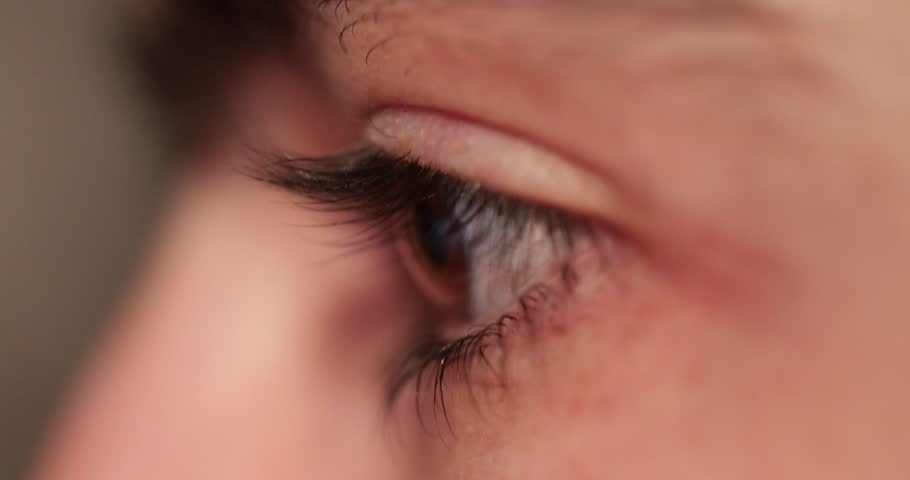
#> input picture pupil_detect_images/samples/1.jpg, 910 x 480 px; its folder holds only this picture in this run
$ python pupil_detect.py
#> lines starting #> are read from the running program, lines starting #| are printed output that depends on the picture; after the words box and inside, x2 and y2 are one past the last pixel; in counts of white or black regions, pixels touching at a corner belong together
import cv2
import numpy as np
import os
import shutil

def pupil_detect(eyeArr):
    rows, cols, _ = eyeArr.shape
#> rows = 480; cols = 910

    gray_eye = cv2.cvtColor(eyeArr, cv2.COLOR_BGR2GRAY)
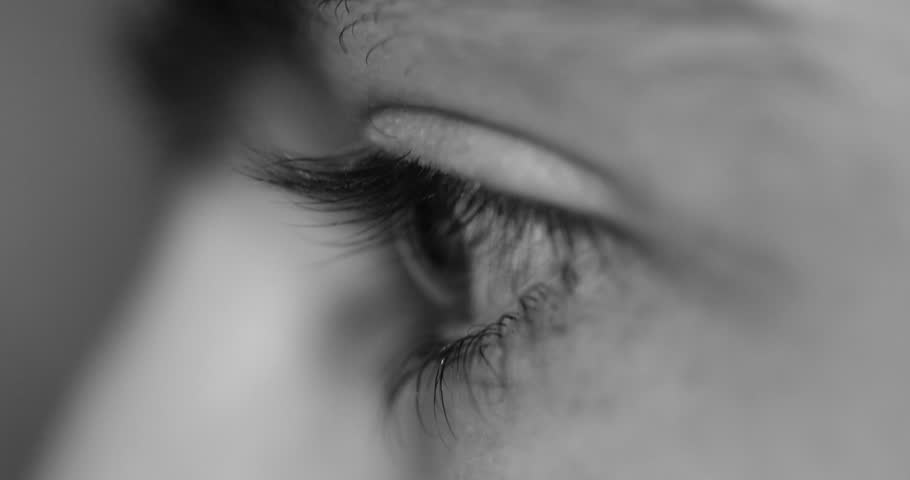
#> gray_eye: shape (480, 910); min 7, max 196, mean 118.9
#> eyeArr is the input picture: shape (480, 910, 3); mean B, G, R 90.9, 104.2, 158.3
    gray_eye = cv2.GaussianBlur(gray_eye, (9, 9), 0)
    gray_eye = cv2.medianBlur(gray_eye, 3)

    threshold = cv2.threshold(gray_eye, 25, 255, cv2.THRESH_BINARY_INV)[1]
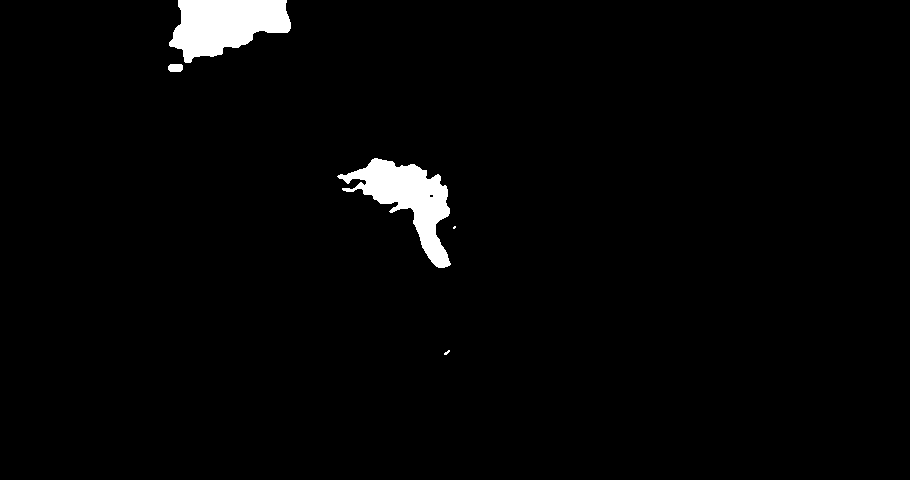
#> threshold: shape (480, 910); 2.3% white; 5 white regions (2 under 20 px)
    contours = cv2.findContours(threshold, cv2.RETR_TREE, cv2.CHAIN_APPROX_SIMPLE)[1]
#> contours = 6 contours, 3 with area under 20; largest, box (x1, y1, x2, y2) and area: (169, 0, 291, 63) 4982, (337, 158, 451, 268) 4597, (168, 64, 183, 72) 92
    contours = sorted(contours, key=lambda x: cv2.contourArea(x), reverse=True)

    for cnt in contours:
        (x, y, w, h) = cv2.boundingRect(cnt)
        cv2.circle(eyeArr, (x + int(w/2), y + int(h/2)), int((h)/3), (0, 0, 255), 3)
        cv2.line(eyeArr, (x + int(w/2), 0), (x + int(w/2), rows), (0, 255, 0), 2)
        cv2.line(eyeArr, (0, y + int(h/2)), (cols , y + int(h/2)), (0, 255, 0), 2)
        break
#> this loop made 1 pass
#> (x, y, w, h) on pass 1: (169, 0, 122, 63)
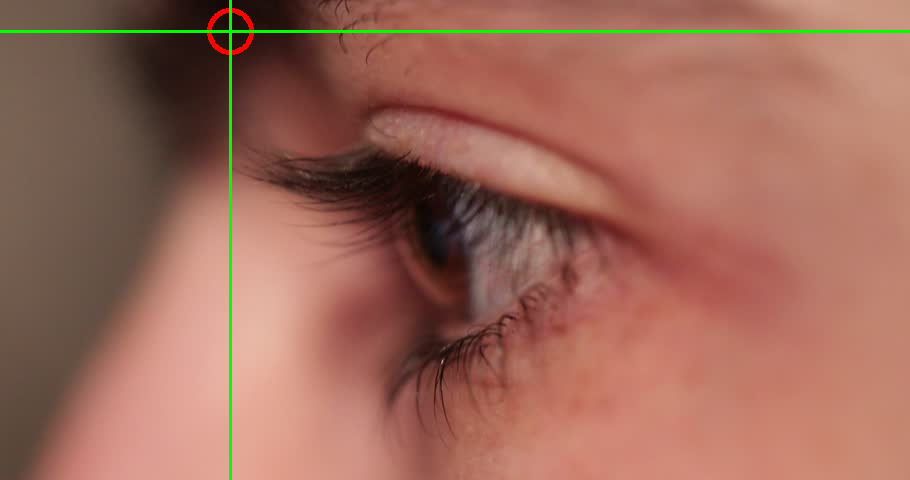
#> eyeArr: shape (480, 910, 3); 1.09% of pixels changed, all inside (x1, y1, x2, y2) = (0, 0, 910, 480)

    cv2.imwrite(out_dir + 'res_' + f, eyeArr)
    return eyeArr

input_dir = './samples/'
out_dir = './result/'


files = [file for file in os.listdir(input_dir) if file.endswith(".jpg")]

if os.path.exists(input_dir + "result") and os.path.isdir(input_dir + "result"):
    shutil.rmtree(input_dir + "result")
if not os.path.exists(input_dir + "result"):
    os.mkdir(input_dir + "result")

count = 1
for f in files:
    print("Processing file: ", f)
    pupil_detect(cv2.imread(input_dir + str(f)))
    count += 1
    print("----------Processing Done------------")

$ run again, on pupil_detect_images/samples/14.jpg
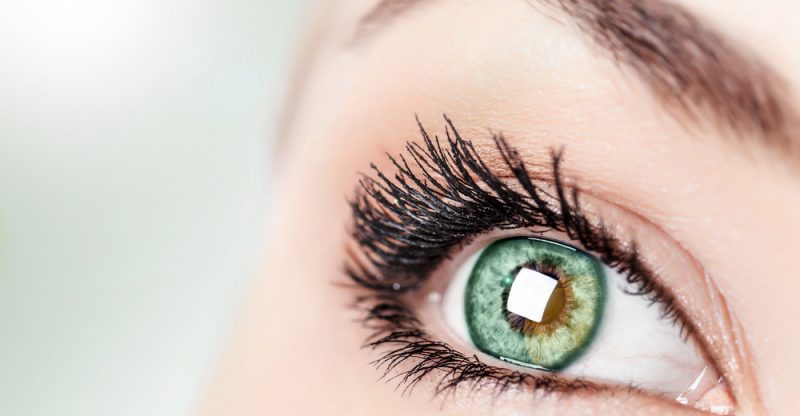
#> input picture pupil_detect_images/samples/14.jpg, 800 x 416 px
#> rows = 416; cols = 800
#> in pupil_detect, eyeArr is the input picture: shape (416, 800, 3); mean B, G, R 185.3, 194.3, 209.2
#> in pupil_detect, `threshold = cv2.threshold(gray_eye, 25, 255, cv2.THRESH_BINARY_INV)[1]`:
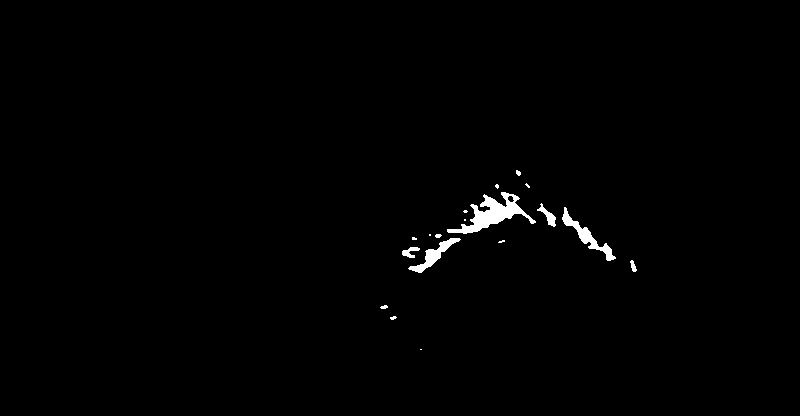
#> threshold: shape (416, 800); 0.83% white; 18 white regions (9 under 20 px)
#> contours = 19 contours, 12 with area under 20; largest, box (x1, y1, x2, y2) and area: (447, 192, 536, 234) 1144, (562, 207, 616, 261) 488, (408, 238, 461, 273) 416, (537, 203, 556, 227) 126, (402, 247, 420, 258) 78, (630, 260, 637, 272) 34, (507, 195, 515, 203) 34
#> the loop in pupil_detect, `for cnt in contours:` made 1 pass
#> (x, y, w, h) on pass 1: (447, 192, 89, 42)
#> after the loop in pupil_detect, `for cnt in contours:`:
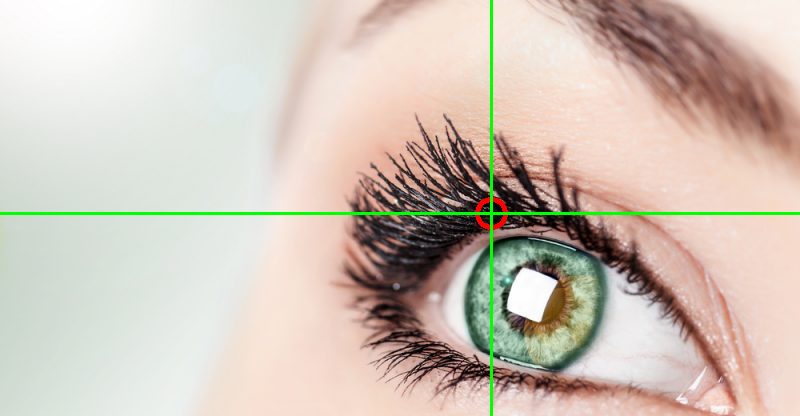
#> eyeArr: shape (416, 800, 3); 1.21% of pixels changed, all inside (x1, y1, x2, y2) = (0, 0, 800, 416)

$ run again, on pupil_detect_images/samples/15.jpg
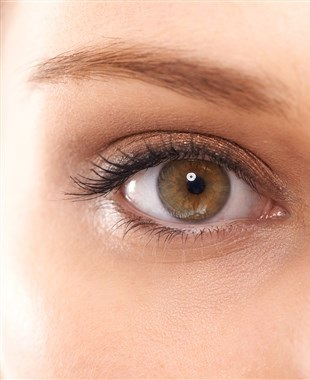
#> input picture pupil_detect_images/samples/15.jpg, 310 x 380 px
#> rows = 380; cols = 310
#> in pupil_detect, eyeArr is the input picture: shape (380, 310, 3); mean B, G, R 152.4, 173.4, 217.2
#> in pupil_detect, `threshold = cv2.threshold(gray_eye, 25, 255, cv2.THRESH_BINARY_INV)[1]`:
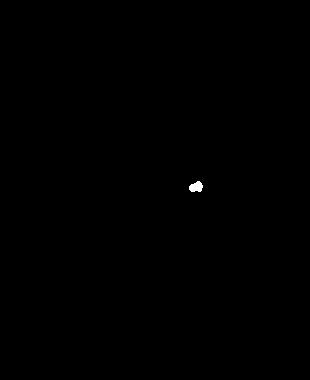
#> threshold: shape (380, 310); 0.1% white; 1 white region
#> contours = 1 contour; box (x1, y1, x2, y2) and area: (189, 181, 203, 192) 95
#> the loop in pupil_detect, `for cnt in contours:` made 1 pass
#> (x, y, w, h) on pass 1: (189, 181, 14, 11)
#> after the loop in pupil_detect, `for cnt in contours:`:
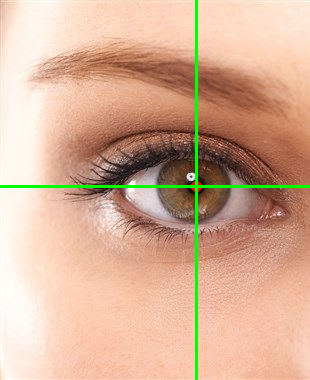
#> eyeArr: shape (380, 310, 3); 1.78% of pixels changed, all inside (x1, y1, x2, y2) = (0, 0, 310, 380)

$ run again, on pupil_detect_images/samples/10.jpg
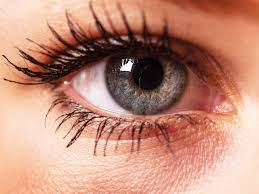
#> input picture pupil_detect_images/samples/10.jpg, 259 x 194 px
#> rows = 194; cols = 259
#> in pupil_detect, eyeArr is the input picture: shape (194, 259, 3); mean B, G, R 122, 141.3, 194
#> in pupil_detect, `threshold = cv2.threshold(gray_eye, 25, 255, cv2.THRESH_BINARY_INV)[1]`:
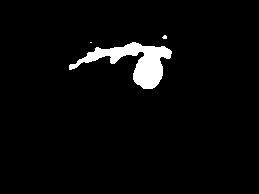
#> threshold: shape (194, 259); 3.6% white; 3 white regions (2 under 20 px)
#> contours = 3 contours, 2 with area under 20; largest, box (x1, y1, x2, y2) and area: (69, 42, 172, 89) 1645
#> the loop in pupil_detect, `for cnt in contours:` made 1 pass
#> (x, y, w, h) on pass 1: (69, 42, 103, 47)
#> after the loop in pupil_detect, `for cnt in contours:`:
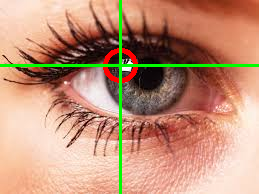
#> eyeArr: shape (194, 259, 3); 3.51% of pixels changed, all inside (x1, y1, x2, y2) = (0, 0, 259, 194)
